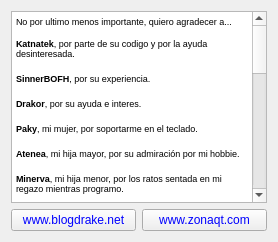
     <widget class="QWidget" name="tab_4">
      <attribute name="title">
       <string>Agradecimientos</string>
      </attribute>
      <layout class="QGridLayout" name="gridLayout">
       <item row="0" column="0" colspan="2">
        <widget class="QTextEdit" name="textEdit_4">
         <property name="readOnly">
          <bool>true</bool>
         </property>
         <property name="html">
          <string>&lt;!DOCTYPE HTML PUBLIC &quot;-//W3C//DTD HTML 4.0//EN&quot; &quot;http://www.w3.org/TR/REC-html40/strict.dtd&quot;&gt;
&lt;html&gt;&lt;head&gt;&lt;meta name=&quot;qrichtext&quot; content=&quot;1&quot; /&gt;&lt;style type=&quot;text/css&quot;&gt;
p, li { white-space: pre-wrap; }
&lt;/style&gt;&lt;/head&gt;&lt;body style=&quot; font-family:'Sans Serif'; font-size:7pt; font-weight:600; font-style:normal;&quot;&gt;
&lt;p style=&quot; margin-top:0px; margin-bottom:0px; margin-left:0px; margin-right:0px; -qt-block-indent:0; text-indent:0px;&quot;&gt;&lt;span style=&quot; font-weight:400;&quot;&gt;No por ultimo menos importante, quiero agradecer a...&lt;/span&gt;&lt;/p&gt;
&lt;p style=&quot;-qt-paragraph-type:empty; margin-top:0px; margin-bottom:0px; margin-left:0px; margin-right:0px; -qt-block-indent:0; text-indent:0px; font-weight:400;&quot;&gt;&lt;br /&gt;&lt;/p&gt;
&lt;p style=&quot; margin-top:0px; margin-bottom:0px; margin-left:0px; margin-right:0px; -qt-block-indent:0; text-indent:0px;&quot;&gt;Katnatek&lt;span style=&quot; font-weight:400;&quot;&gt;, por parte de su codigo y por la ayuda desinteresada.&lt;/span&gt;&lt;/p&gt;
&lt;p style=&quot;-qt-paragraph-type:empty; margin-top:0px; margin-bottom:0px; margin-left:0px; margin-right:0px; -qt-block-indent:0; text-indent:0px; font-size:9pt; font-weight:400;&quot;&gt;&lt;br /&gt;&lt;/p&gt;
&lt;p style=&quot; margin-top:0px; margin-bottom:0px; margin-left:0px; margin-right:0px; -qt-block-indent:0; text-indent:0px;&quot;&gt;SinnerBOFH&lt;span style=&quot; font-weight:400;&quot;&gt;, por su experiencia.&lt;/span&gt;&lt;/p&gt;
&lt;p style=&quot;-qt-paragraph-type:empty; margin-top:0px; margin-bottom:0px; margin-left:0px; margin-right:0px; -qt-block-indent:0; text-indent:0px; font-size:9pt; font-weight:400;&quot;&gt;&lt;br /&gt;&lt;/p&gt;
&lt;p style=&quot; margin-top:0px; margin-bottom:0px; margin-left:0px; margin-right:0px; -qt-block-indent:0; text-indent:0px;&quot;&gt;Drakor&lt;span style=&quot; font-weight:400;&quot;&gt;, por su ayuda e interes.&lt;/span&gt;&lt;/p&gt;
&lt;p style=&quot;-qt-paragraph-type:empty; margin-top:0px; margin-bottom:0px; margin-left:0px; margin-right:0px; -qt-block-indent:0; text-indent:0px; font-size:9pt; font-weight:400;&quot;&gt;&lt;br /&gt;&lt;/p&gt;
&lt;p style=&quot; margin-top:0px; margin-bottom:0px; margin-left:0px; margin-right:0px; -qt-block-indent:0; text-indent:0px;&quot;&gt;Paky&lt;span style=&quot; font-weight:400;&quot;&gt;, mi mujer, por soportarme en el teclado.&lt;/span&gt;&lt;/p&gt;
&lt;p style=&quot;-qt-paragraph-type:empty; margin-top:0px; margin-bottom:0px; margin-left:0px; margin-right:0px; -qt-block-indent:0; text-indent:0px; font-size:9pt; font-weight:400;&quot;&gt;&lt;br /&gt;&lt;/p&gt;
&lt;p style=&quot; margin-top:0px; margin-bottom:0px; margin-left:0px; margin-right:0px; -qt-block-indent:0; text-indent:0px;&quot;&gt;Atenea&lt;span style=&quot; font-weight:400;&quot;&gt;, mi hija mayor, por su admiración por mi hobbie.&lt;/span&gt;&lt;/p&gt;
&lt;p style=&quot;-qt-paragraph-type:empty; margin-top:0px; margin-bottom:0px; margin-left:0px; margin-right:0px; -qt-block-indent:0; text-indent:0px; font-size:9pt; font-weight:400;&quot;&gt;&lt;br /&gt;&lt;/p&gt;
&lt;p style=&quot; margin-top:0px; margin-bottom:0px; margin-left:0px; margin-right:0px; -qt-block-indent:0; text-indent:0px;&quot;&gt;Minerva&lt;span style=&quot; font-weight:400;&quot;&gt;, mi hija menor, por los ratos sentada en mi regazo mientras programo.&lt;/span&gt;&lt;/p&gt;
&lt;p style=&quot;-qt-paragraph-type:empty; margin-top:0px; margin-bottom:0px; margin-left:0px; margin-right:0px; -qt-block-indent:0; text-indent:0px; font-size:9pt; font-weight:400;&quot;&gt;&lt;br /&gt;&lt;/p&gt;
&lt;p style=&quot; margin-top:0px; margin-bottom:0px; margin-left:0px; margin-right:0px; -qt-block-indent:0; text-indent:0px;&quot;&gt;Motitos&lt;span style=&quot; font-weight:400;&quot;&gt;, por sus reflexiones de como debería ser RecoverDrake y &lt;/span&gt;&lt;/p&gt;
&lt;p style=&quot; margin-top:0px; margin-bottom:0px; margin-left:0px; margin-right:0px; -qt-block-indent:0; text-indent:0px;&quot;&gt;&lt;span style=&quot; font-weight:400;&quot;&gt;traducciones. Muchisimas Gracias!!!&lt;/span&gt;&lt;/p&gt;
&lt;p style=&quot;-qt-paragraph-type:empty; margin-top:0px; margin-bottom:0px; margin-left:0px; margin-right:0px; -qt-block-indent:0; text-indent:0px; font-size:9pt; font-weight:400;&quot;&gt;&lt;br /&gt;&lt;/p&gt;
&lt;p style=&quot; margin-top:0px; margin-bottom:0px; margin-left:0px; margin-right:0px; -qt-block-indent:0; text-indent:0px;&quot;&gt;Adrimag&lt;span style=&quot; font-weight:400;&quot;&gt;, &lt;/span&gt;Er Bardo, JC y Thanatos, &lt;span style=&quot; font-weight:400;&quot;&gt;del foro www.zonaqt.com, por sus explicaciones sobre el compilador y su gran aportacion a la construcion de este programa basado en C++/Qt. Gracias companeros!!!&lt;/span&gt;&lt;/p&gt;
&lt;p style=&quot;-qt-paragraph-type:empty; margin-top:0px; margin-bottom:0px; margin-left:0px; margin-right:0px; -qt-block-indent:0; text-indent:0px; font-size:9pt; font-weight:400;&quot;&gt;&lt;br /&gt;&lt;/p&gt;
&lt;p style=&quot; margin-top:0px; margin-bottom:0px; margin-left:0px; margin-right:0px; -qt-block-indent:0; text-indent:0px;&quot;&gt;Mención especial a&lt;span style=&quot; font-weight:400;&quot;&gt; &lt;/span&gt;Leo Vasquez (lexblas) [Miembro del Proyecto Derix]&lt;span style=&quot; font-weight:400;&quot;&gt;, de ZonaQt, por las horas de ayuda y explicaciones. &lt;/span&gt;&lt;span style=&quot; font-weight:400; font-style:italic;&quot;&gt;Sin ti no habria sido posible esto...que lo sepas xD &lt;/span&gt;&lt;/p&gt;
&lt;p style=&quot; margin-top:0px; margin-bottom:0px; margin-left:0px; margin-right:0px; -qt-block-indent:0; text-indent:0px;&quot;&gt;&lt;span style=&quot; font-weight:400;&quot;&gt;Colaborador activo del proyecto RecoverDrake y creador de codigo y además he conseguido que se instale Mageia, jeje&lt;/span&gt;&lt;/p&gt;
&lt;p style=&quot;-qt-paragraph-type:empty; margin-top:0px; margin-bottom:0px; margin-left:0px; margin-right:0px; -qt-block-indent:0; text-indent:0px; font-size:9pt; font-weight:400;&quot;&gt;&lt;br /&gt;&lt;/p&gt;
&lt;p style=&quot; margin-top:0px; margin-bottom:0px; margin-left:0px; margin-right:0px; -qt-block-indent:0; text-indent:0px;&quot;&gt;Michael Jackson&lt;span style=&quot; font-weight:400;&quot;&gt;, mi inspiración, por la inspiración mientras oigo su musica - R.I.P. 25-06-2009.&lt;/span&gt;&lt;/p&gt;
&lt;p style=&quot;-qt-paragraph-type:empty; margin-top:0px; margin-bottom:0px; margin-left:0px; margin-right:0px; -qt-block-indent:0; text-indent:0px; font-weight:400;&quot;&gt;&lt;br /&gt;&lt;/p&gt;
&lt;p style=&quot; margin-top:0px; margin-bottom:0px; margin-left:0px; margin-right:0px; -qt-block-indent:0; text-indent:0px;&quot;&gt;Linus Tolvards&lt;span style=&quot; font-weight:400;&quot;&gt;, por crear casi sin querer este hermoso mundo llamado Linux (No hay mejor nombre para darle un homenaje).&lt;/span&gt;&lt;/p&gt;
&lt;p style=&quot;-qt-paragraph-type:empty; margin-top:0px; margin-bottom:0px; margin-left:0px; margin-right:0px; -qt-block-indent:0; text-indent:0px; font-size:9pt; font-weight:400;&quot;&gt;&lt;br /&gt;&lt;/p&gt;
&lt;p style=&quot; margin-top:0px; margin-bottom:0px; margin-left:0px; margin-right:0px; -qt-block-indent:0; text-indent:0px;&quot;&gt;Luigi&lt;span style=&quot; font-weight:400;&quot;&gt;, por su interes y pruebas y he conseguido que se instale Mandriva, jeje&lt;/span&gt;&lt;/p&gt;
&lt;p style=&quot;-qt-paragraph-type:empty; margin-top:0px; margin-bottom:0px; margin-left:0px; margin-right:0px; -qt-block-indent:0; text-indent:0px; font-size:9pt; font-weight:400;&quot;&gt;&lt;br /&gt;&lt;/p&gt;
&lt;p style=&quot; margin-top:0px; margin-bottom:0px; margin-left:0px; margin-right:0px; -qt-block-indent:0; text-indent:0px;&quot;&gt;vinxenso [Miembro del Proyecto Derix]&lt;span style=&quot; font-weight:400;&quot;&gt;, porque si Internet fuera una persona, seguro seria el.&lt;/span&gt;&lt;/p&gt;
&lt;p style=&quot;-qt-paragraph-type:empty; margin-top:0px; margin-bottom:0px; margin-left:0px; margin-right:0px; -qt-block-indent:0; text-indent:0px; font-size:9pt; font-weight:400;&quot;&gt;&lt;br /&gt;&lt;/p&gt;
&lt;p style=&quot; margin-top:0px; margin-bottom:0px; margin-left:0px; margin-right:0px; -qt-block-indent:0; text-indent:0px;&quot;&gt;Carlos &amp;quot;Toro&amp;quot;&lt;span style=&quot; font-weight:400;&quot;&gt;, no te olvido, estes donde estes - R.I.P. 25-08-2000.&lt;/span&gt;&lt;/p&gt;
&lt;p style=&quot;-qt-paragraph-type:empty; margin-top:0px; margin-bottom:0px; margin-left:0px; margin-right:0px; -qt-block-indent:0; text-indent:0px; font-weight:400;&quot;&gt;&lt;br /&gt;&lt;/p&gt;
&lt;p style=&quot; margin-top:0px; margin-bottom:0px; margin-left:0px; margin-right:0px; -qt-block-indent:0; text-indent:0px;&quot;&gt;Jean-Pierre&lt;span style=&quot; font-weight:400;&quot;&gt;, la enfermedad te pudo, no te olvido, estes donde estes - R.I.P. 2012.&lt;/span&gt;&lt;/p&gt;
&lt;p style=&quot;-qt-paragraph-type:empty; margin-top:0px; margin-bottom:0px; margin-left:0px; margin-right:0px; -qt-block-indent:0; text-indent:0px;&quot;&gt;&lt;br /&gt;&lt;/p&gt;
&lt;p style=&quot; margin-top:0px; margin-bottom:0px; margin-left:0px; margin-right:0px; -qt-block-indent:0; text-indent:0px;&quot;&gt;Blogdrake y ZonaQt&lt;span style=&quot; font-weight:400;&quot;&gt;, porque sin ellas, no habria sido lo que es ahora RecoverDrake.&lt;/span&gt;&lt;/p&gt;
&lt;p style=&quot;-qt-paragraph-type:empty; margin-top:0px; margin-bottom:0px; margin-left:0px; margin-right:0px; -qt-block-indent:0; text-indent:0px; font-weight:400;&quot;&gt;&lt;br /&gt;&lt;/p&gt;
&lt;p style=&quot; margin-top:0px; margin-bottom:0px; margin-left:0px; margin-right:0px; -qt-block-indent:0; text-indent:0px;&quot;&gt;&lt;span style=&quot; font-weight:400;&quot;&gt;...si me dejo alguien que me perdone, pero es que es &amp;quot;muuu&amp;quot; tarde.&lt;/span&gt;&lt;/p&gt;&lt;/body&gt;&lt;/html&gt;</string>
         </property>
        </widget>
       </item>
       <item row="1" column="0">
        <widget class="QPushButton" name="pushButton_3">
         <property name="cursor">
          <cursorShape>PointingHandCursor</cursorShape>
         </property>
         <property name="styleSheet">
          <string notr="true">color: rgb(0, 0, 255);</string>
         </property>
         <property name="text">
          <string>www.blogdrake.net</string>
         </property>
        </widget>
       </item>
       <item row="1" column="1">
        <widget class="QPushButton" name="pushButton_4">
         <property name="cursor">
          <cursorShape>PointingHandCursor</cursorShape>
         </property>
         <property name="styleSheet">
          <string notr="true">color: rgb(0, 0, 255);</string>
         </property>
         <property name="text">
          <string>www.zonaqt.com</string>
         </property>
        </widget>
       </item>
      </layout>
     </widget>
